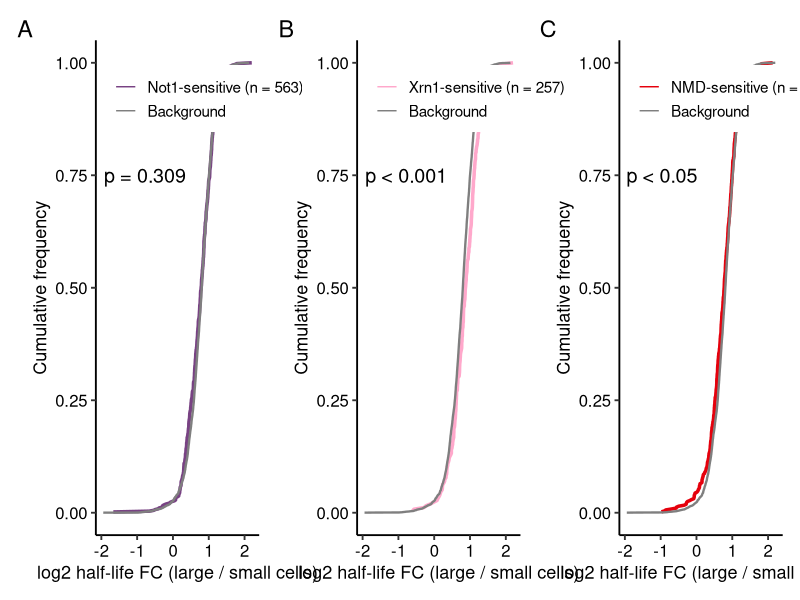
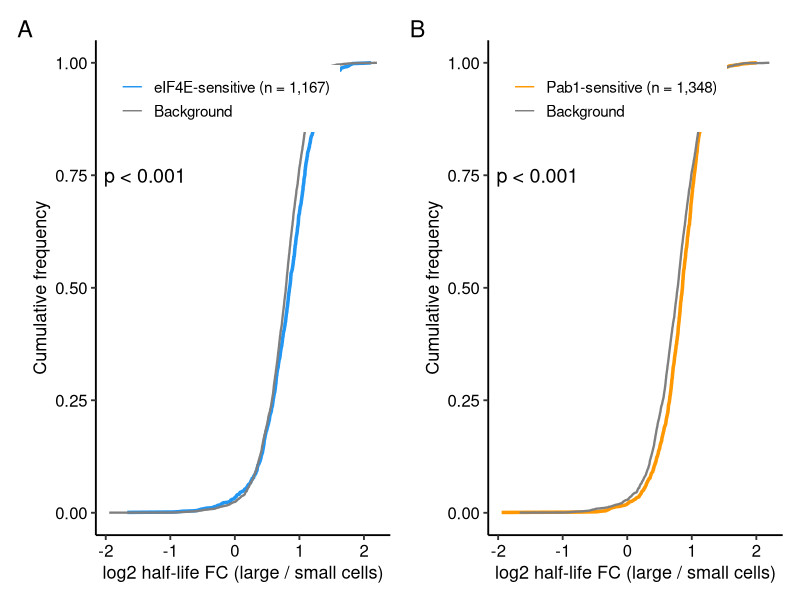
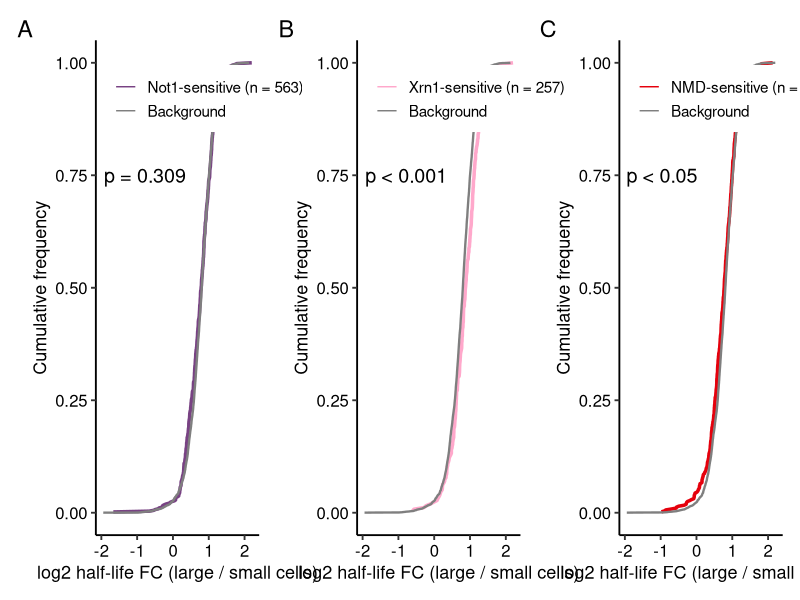
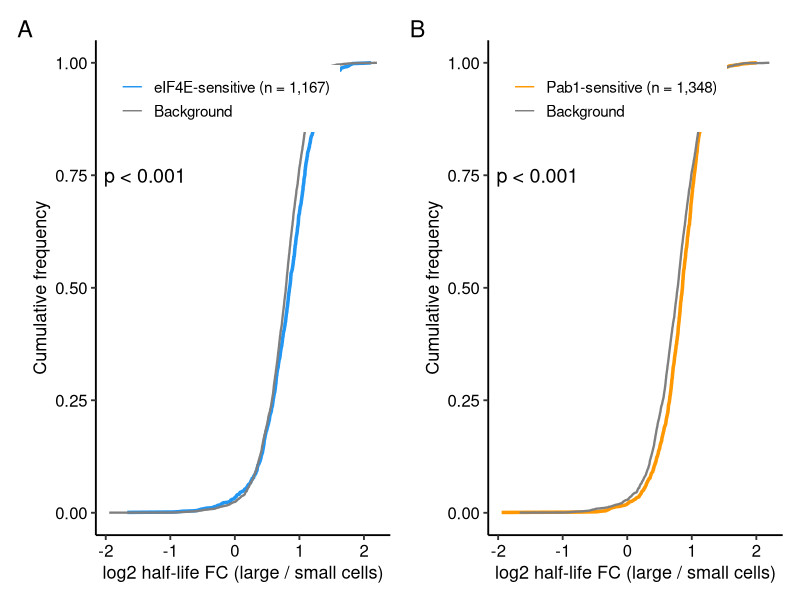

Here is the R script that generated these plots, in order:
## ---- chunk 1
knitr::opts_chunk$set(echo = TRUE)
knitr::opts_knit$set(root.dir = "/Users/caitlinwaterworth/Library/CloudStorage/OneDrive-UniversityofBath/YM_combined_analysis/EU_combined_analysis")
library(tidyverse)
library(patchwork)

col_small <- "#784283"
col_large <- "#ffa8cb"
col_A     <- "#e5000c"
col_eif4e <- "#2196F3"
col_pab1  <- "#FF9800"
## ---- chunk 2
# Consensus half-life fold change -- SE < 0.75, c1 fitting
df_fc <- read_tsv("output_tables/df_WT_consensus_hl_fc.txt",
                  show_col_types = FALSE)

# Chappleboim sensitivity flags
df_chapp <- read_tsv("tables/df_chappleboim_gba.txt",
                     show_col_types = FALSE)

# Alalam NMD sensitivity flags
df_alalam <- read_tsv("tables/df_alalam_gba.txt",
                      show_col_types = FALSE) %>%
  dplyr::rename(gene_id = name)

# Yuyang RNA-seq -- eIF4E small cells and Pab1 large cells FC
# NOTE: requires CW13 to be run first
df_yuyang <- read_tsv("tables/df_yuyang_gba.txt",
                      show_col_types = FALSE)

cat("Consensus genes:", nrow(df_fc), "\n")
cat("Not1-sensitive:", sum(df_chapp$not1_sensitive, na.rm = TRUE), "\n")
cat("Xrn1-sensitive:", sum(df_chapp$xrn1_sensitive, na.rm = TRUE), "\n")
cat("NMD-sensitive:", sum(df_alalam$nmd_sensitive, na.rm = TRUE), "\n")
## ---- chunk 3
# Define eIF4E-sensitive as top quartile of eIF4E-AID FC in small cells (YM)
# Define Pab1-sensitive as top quartile of Pab1-AID FC in large cells (YM)
eif4e_threshold <- quantile(df_yuyang$log2FC_eIF4E_small_YM,
                             0.75, na.rm = TRUE)
pab1_threshold  <- quantile(df_yuyang$log2FC_Pab1_large_YM,
                             0.75, na.rm = TRUE)

cat("eIF4E top quartile threshold:", round(eif4e_threshold, 3), "\n")
cat("Pab1 top quartile threshold:", round(pab1_threshold, 3), "\n")

df_yuyang_flags <- df_yuyang %>%
  mutate(
    eif4e_sensitive = !is.na(log2FC_eIF4E_small_YM) &
                      log2FC_eIF4E_small_YM >= eif4e_threshold,
    pab1_sensitive  = !is.na(log2FC_Pab1_large_YM) &
                      log2FC_Pab1_large_YM >= pab1_threshold
  ) %>%
  dplyr::select(gene_id, eif4e_sensitive, pab1_sensitive)

cat("eIF4E-sensitive genes:", sum(df_yuyang_flags$eif4e_sensitive), "\n")
cat("Pab1-sensitive genes:", sum(df_yuyang_flags$pab1_sensitive), "\n")

# Merge all flags with fold change
df_plot <- df_fc %>%
  left_join(df_chapp %>% dplyr::select(gene_id, not1_sensitive,
                                        xrn1_sensitive),
            by = "gene_id") %>%
  left_join(df_alalam %>% dplyr::select(gene_id, nmd_sensitive),
            by = "gene_id") %>%
  left_join(df_yuyang_flags, by = "gene_id")

cat("Genes after merge:", nrow(df_plot), "\n")
## ---- chunk 4
# Wilcoxon rank-sum tests: sensitive vs non-sensitive genes
groups <- list(
  Not1  = "not1_sensitive",
  Xrn1  = "xrn1_sensitive",
  NMD   = "nmd_sensitive",
  eIF4E = "eif4e_sensitive",
  Pab1  = "pab1_sensitive"
)

wilcox_results <- map_dfr(names(groups), function(grp) {
  col <- groups[[grp]]
  sensitive <- df_plot %>%
    filter(!is.na(.data[[col]]), .data[[col]] == TRUE,
           !is.na(WT_hl_fc), is.finite(WT_hl_fc)) %>%
    pull(WT_hl_fc)
  background <- df_plot %>%
    filter(!is.na(.data[[col]]), .data[[col]] == FALSE,
           !is.na(WT_hl_fc), is.finite(WT_hl_fc)) %>%
    pull(WT_hl_fc)
  w <- wilcox.test(sensitive, background, alternative = "two.sided")
  tibble(
    group             = grp,
    n_sensitive       = length(sensitive),
    n_background      = length(background),
    median_sensitive  = median(sensitive),
    median_background = median(background),
    W                 = w$statistic,
    p_value           = w$p.value,
    p_label           = ifelse(w$p.value < 0.001, "p < 0.001",
                        ifelse(w$p.value < 0.01,  "p < 0.01",
                        ifelse(w$p.value < 0.05,  "p < 0.05",
                               paste0("p = ", round(w$p.value, 3)))))
  )
})

cat("\nWilcoxon results:\n")
print(wilcox_results, width = Inf)
## ---- chunk 5
make_cumfreq <- function(df, flag_col, grp_label, grp_col, p_label, n_sensitive) {

  df_sens <- df %>%
    filter(!is.na(.data[[flag_col]]), !is.na(WT_hl_fc),
           is.finite(WT_hl_fc))

  sens_label <- paste0(grp_label, "-sensitive (n = ",
                       format(n_sensitive, big.mark = ","), ")")

  df_lines <- df_sens %>%
    mutate(group = ifelse(.data[[flag_col]], sens_label, "Background")) %>%
    mutate(group = factor(group, levels = c(sens_label, "Background"))) %>%
    group_by(group) %>%
    arrange(WT_hl_fc) %>%
    mutate(cumfreq = seq_along(WT_hl_fc) / n()) %>%
    ungroup()

  ggplot(df_lines, aes(x = WT_hl_fc, y = cumfreq,
                       colour = group, linewidth = group)) +
    geom_line() +
    scale_colour_manual(
      values = c(setNames(grp_col, sens_label), "Background" = "grey50"),
      name = NULL) +
    scale_linewidth_manual(
      values = c(setNames(1.2, sens_label), "Background" = 0.8),
      guide = "none") +
    annotate("text", x = -Inf, y = 0.75, hjust = -0.1,
             label = p_label, size = 5, colour = "black") +
    labs(x     = "log2 half-life FC (large / small cells)",
         y     = "Cumulative frequency") +
    theme_classic(base_size = 14) +
    theme(
      axis.text            = element_text(size = 12, colour = "black"),
      axis.title           = element_text(size = 13, colour = "black"),
      legend.position      = c(0.05, 0.95),
      legend.justification = c(0, 1),
      legend.text          = element_text(size = 11),
      plot.background      = element_rect(fill = "white", colour = NA))
}
## ---- chunk 6
# Figure 5: published dataset sensitivity groups
p_not1 <- make_cumfreq(df_plot, "not1_sensitive", "Not1", col_small,
                        wilcox_results$p_label[wilcox_results$group == "Not1"],
                        wilcox_results$n_sensitive[wilcox_results$group == "Not1"]) +
  labs(tag = "A")

p_xrn1 <- make_cumfreq(df_plot, "xrn1_sensitive", "Xrn1", col_large,
                        wilcox_results$p_label[wilcox_results$group == "Xrn1"],
                        wilcox_results$n_sensitive[wilcox_results$group == "Xrn1"]) +
  labs(tag = "B")

p_nmd <- make_cumfreq(df_plot, "nmd_sensitive", "NMD", col_A,
                       wilcox_results$p_label[wilcox_results$group == "NMD"],
                       wilcox_results$n_sensitive[wilcox_results$group == "NMD"]) +
  labs(tag = "C")

p_panel <- p_not1 | p_xrn1 | p_nmd

p_panel
ggsave("figures/CW12_cumfreq_distributions.png", p_panel,
       width  = 18,
       height = 8,
       dpi    = 150)
cat("Saved figures/CW12_cumfreq_distributions.png\n")
## ---- chunk 7
# Figure 6: in-house RNA-seq sensitivity groups (Yuyang)
p_eif4e <- make_cumfreq(df_plot, "eif4e_sensitive",
                         "eIF4E", col_eif4e,
                         wilcox_results$p_label[wilcox_results$group == "eIF4E"],
                         wilcox_results$n_sensitive[wilcox_results$group == "eIF4E"]) +
  labs(tag = "A")

p_pab1 <- make_cumfreq(df_plot, "pab1_sensitive",
                        "Pab1", col_pab1,
                        wilcox_results$p_label[wilcox_results$group == "Pab1"],
                        wilcox_results$n_sensitive[wilcox_results$group == "Pab1"]) +
  labs(tag = "B")

p_panel2 <- p_eif4e | p_pab1

p_panel2
ggsave("figures/CW12_cumfreq_eIF4E_Pab1.png", p_panel2,
       width  = 12,
       height = 8,
       dpi    = 150)
cat("Saved figures/CW12_cumfreq_eIF4E_Pab1.png\n")
